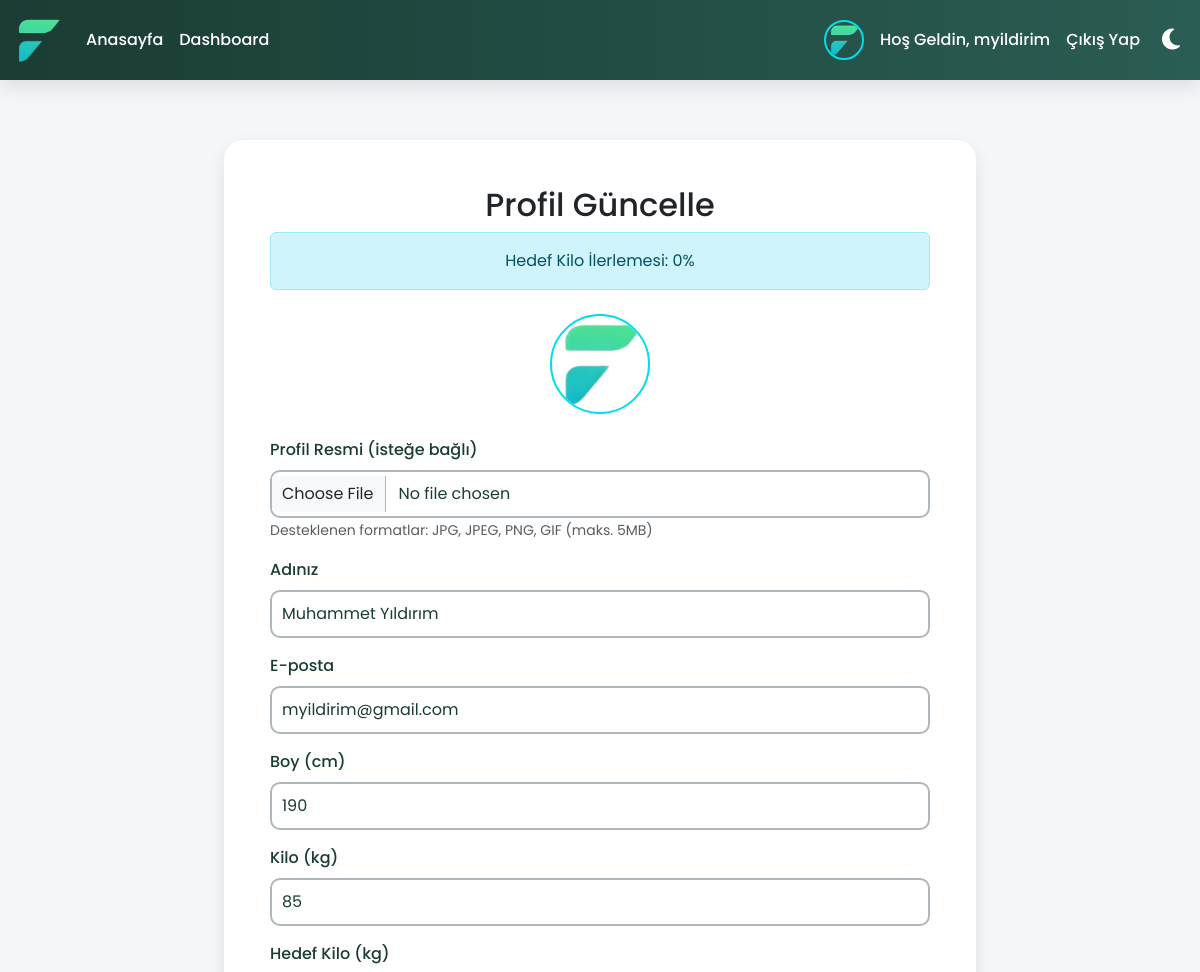
Before: /update_profile.php (signed in, upper part) with the older database file.
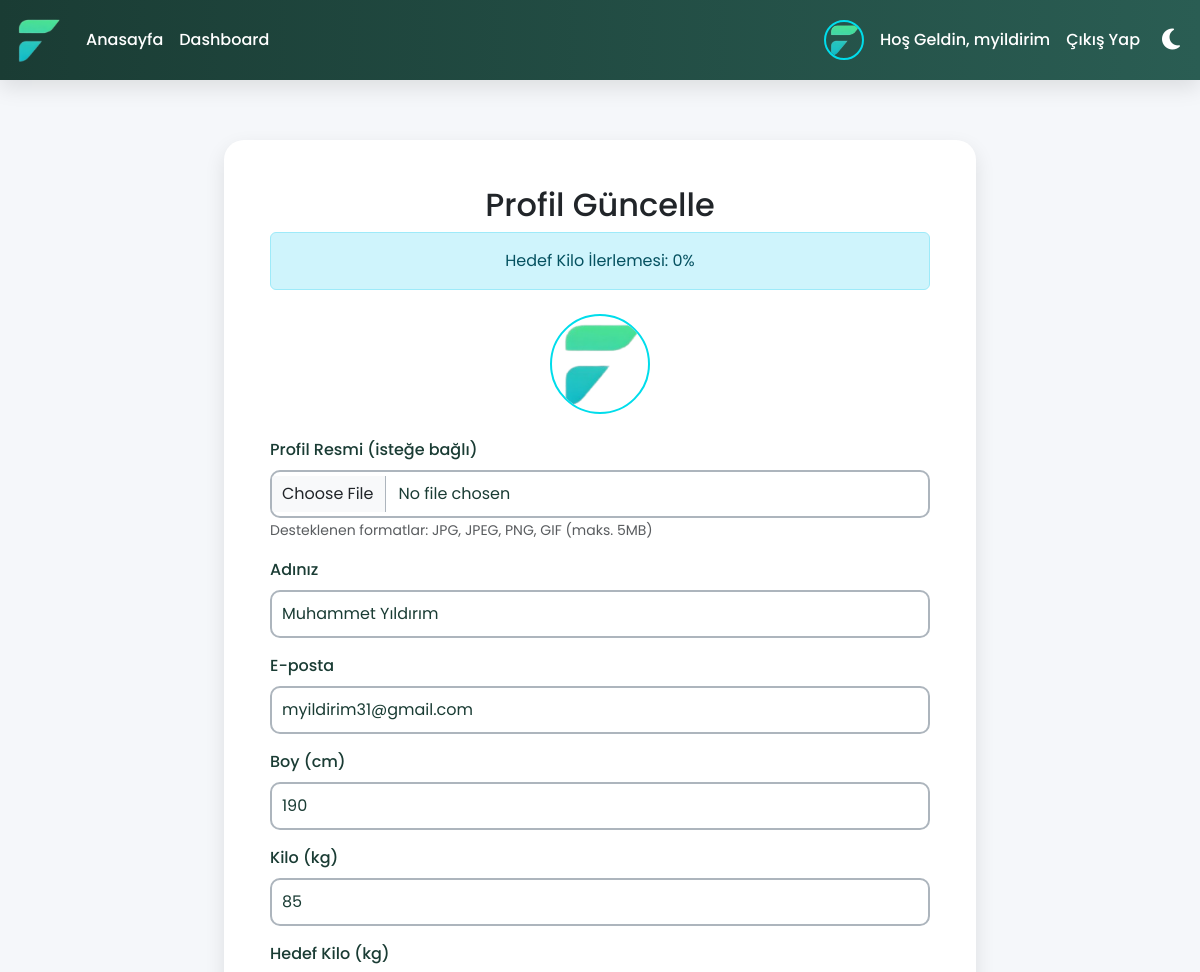
After: the same page with the newer database file.
### tables this page shows
CREATE TABLE IF NOT EXISTS `users` (
  `id` int NOT NULL AUTO_INCREMENT,
  `username` varchar(50) NOT NULL,
  `password` varchar(255) NOT NULL,
  `email` varchar(100) NOT NULL,
  `height` float NOT NULL,
  `weight` float NOT NULL,
  `bmi` float DEFAULT NULL,
  `fitness_goal` varchar(50) DEFAULT NULL,
  `experience_level` varchar(50) DEFAULT NULL,
  `preferred_exercises` varchar(50) DEFAULT NULL,
  `workout_days` int DEFAULT NULL,
  `workout_duration` int DEFAULT NULL,
  `target_weight` float DEFAULT NULL,
  `target_set_date` date DEFAULT NULL,
  `target_achieved_date` date DEFAULT NULL,
  `show_name_in_success` tinyint(1) DEFAULT '0',
  `show_username_in_success` tinyint(1) DEFAULT '0',
  `name` varchar(255) DEFAULT NULL,
  `is_admin` tinyint(1) DEFAULT '0',
  `is_banned` tinyint(1) DEFAULT '0',
  `profile_picture` varchar(255) DEFAULT 'images/default_profile.png',
  `last_login` datetime DEFAULT NULL,
  `created_at` datetime DEFAULT NULL,
  PRIMARY KEY (`id`),
  UNIQUE KEY `username` (`username`),
  UNIQUE KEY `email` (`email`)
);

### update_profile.php (the view, shortened to what the changed rows need)
<?php
$servername = "localhost";
$username = "root";
$password = "";
$dbname = "fitness_db";
$conn = new mysqli($servername, $username, $password, $dbname);
$stmt = $conn->prepare("SELECT * FROM users WHERE username = ?");
$stmt->bind_param("s", $_SESSION['username']);
$stmt->execute();
$result = $stmt->get_result();
if ($result->num_rows > 0) {
    $row = $result->fetch_assoc();
    $name = $row['name'] ?? '';
    $email = $row['email'];
    $height = $row['height'];
    $weight = $row['weight'];
    $target_weight = $row['target_weight'];
    $profile_picture = $row['profile_picture'] ?? 'images/default_profile.png';
} else {
    $message = "Kullanıcı bulunamadı!";
    $message_type = "danger";
}
$progress_percentage = ($target_weight && $weight) ?
    round((abs($weight - $target_weight) / ($weight > $target_weight ? $weight : $target_weight)) * 100, 2) : 0;
?>
<!DOCTYPE html>
<html lang="tr">
<head>
    <link href="https://cdn.jsdelivr.net/npm/bootstrap@5.3.0/dist/css/bootstrap.min.css" rel="stylesheet">
    <link href="https://unpkg.com/aos@2.3.1/dist/aos.css" rel="stylesheet">
    <link rel="stylesheet" href="https://cdnjs.cloudflare.com/ajax/libs/font-awesome/6.4.0/css/all.min.css">
    <link rel="stylesheet" href="css/styles.css">
</head>
<body>
    <nav class="navbar navbar-expand-lg navbar-dark">
        <div class="container-fluid">
            <div class="collapse navbar-collapse" id="navbarNav">
                <ul class="navbar-nav">
                    <li class="nav-item d-flex align-items-center">
                        <img src="<?php echo htmlspecialchars($profile_picture); ?>" alt="Profil Resmi" class="profile-pic me-2" style="width: 40px; height: 40px; border-radius: 50%; object-fit: cover;">
                        <a class="nav-link" href="dashboard.php">Hoş Geldin, <?php echo htmlspecialchars($_SESSION['username']); ?></a>
                    </li>
                </ul>
            </div>
        </div>
    </nav>
    <div class="content">
        <div class="container update-section">
            <div class="row justify-content-center">
                <div class="col-md-8">
                    <div class="card update-card" data-aos="fade-up" data-aos-duration="1000">
                        <div class="card-body">
                            <h2 class="text-center">Profil Güncelle</h2>
                            <div class="alert alert-info text-center mb-4">
                                Hedef Kilo İlerlemesi: <?php echo $progress_percentage; ?>%
                            </div>
                            <div class="text-center mb-4">
                                <img src="<?php echo htmlspecialchars($profile_picture); ?>" alt="Profil Resmi" class="profile-pic" style="width: 100px; height: 100px;">
                            </div>
                            <form action="update_profile.php" method="POST" enctype="multipart/form-data" novalidate>
                                <div class="mb-3">
                                </div>
                                <div class="mb-3">
                                    <label for="name" class="form-label">Adınız</label>
                                    <input type="text" class="form-control" id="name" name="name" value="<?php echo htmlspecialchars($name); ?>" placeholder="Adınızı girin (isteğe bağlı)">
                                </div>
                                <div class="mb-3">
                                    <label for="email" class="form-label">E-posta</label>
                                    <input type="email" class="form-control" id="email" name="email" value="<?php echo htmlspecialchars($email); ?>" required>
                                </div>
                                <div class="mb-3">
                                    <label for="height" class="form-label">Boy (cm)</label>
                                    <input type="number" class="form-control" id="height" name="height" step="0.1" value="<?php echo htmlspecialchars($height); ?>" required>
                                </div>
                                <div class="mb-3">
                                    <label for="weight" class="form-label">Kilo (kg)</label>
                                    <input type="number" class="form-control" id="weight" name="weight" step="0.1" min="40" max="150" value="<?php echo htmlspecialchars($weight); ?>" required>
                                </div>
                                <div class="mb-3">
                                </div>
                            </form>
                        </div>
                    </div>
                </div>
            </div>
        </div>
    </div>
</body>
</html>

Changed rows visible on the page:
changed users "Muhammet Yıldırım": email "myildirim@gmail.com" → "myildirim31@gmail.com"
